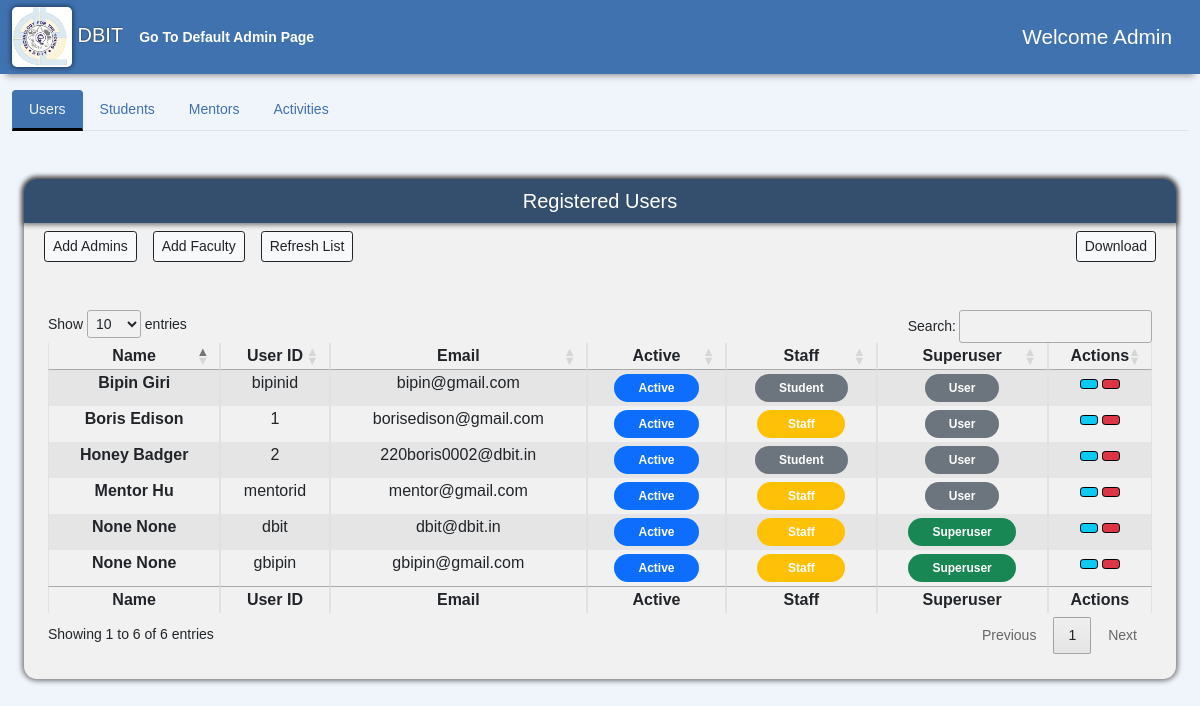
The page /AdminPage/ (signed in) on the database its author committed.
### accounts/models.py (models this page shows, shortened)
class User(AbstractUser):
    usr_id = models.CharField(max_length=50, unique=True)
    username = None
    email = models.EmailField(max_length=255, unique=True)
    created_on = models.DateTimeField(auto_now_add=True)
    is_active = models.BooleanField(default=True)
    is_staff = models.BooleanField(default=False)
    is_superuser = models.BooleanField(default=False)
    first_name = models.CharField(max_length=50, null=True)
    last_name = models.CharField(max_length=50, null=True)
    middle_name = models.CharField(max_length=50, null=True)
    phone = models.CharField(max_length=10, null=True, blank=True)
    profile_img = models.ImageField(
        default='logo.png', null=True, blank=True, upload_to='images/')
    USERNAME_FIELD = 'email'
    REQUIRED_FIELDS = ['usr_id', ]
    objects = CustomUserManager()

### AdminPage/views.py (the view)
# urls.py: path('', views.Adminpage, name= 'admin'),
@login_required(login_url='Login')
def Adminpage(request):
    if request.user.is_superuser:
        users = User.objects.all()
        context = {'users': users}
        return render(request,'AdminPage/admin-user.html',context)
    else:
        return HttpResponse("You are not authorized to view this page")

### Announcement/notification_processors.py (called while the page is built)
def announcements(request):
    allnotifications= Announcement.objects.all()
    return {'notifications':allnotifications}

def announcement_receiver(request):
    allreceivers= AnnouncementReceiver.objects.all()
    return {'receivers':allreceivers}

### AdminPage/templates/AdminPage/admin-user.html (shortened to what this page needs)
{% extends "admin.html" %}
{% load static %}
{% block userTabButton %}
<button class="nav-link active" id="nav-users-tab" data-bs-toggle="tab" data-bs-target="#nav-users" type="button" role="tab" aria-controls="nav-users-tab" aria-selected="true">
    Users
</button>
{% endblock %}
{% block userTabContent %}
<div class="tab-pane fade show active" id="nav-users" role="tabpanel" aria-labelledby="nav-users-tab">
    <div class="container-fluid mb-5">
        <div class="sidebar flex-shrink-0 dashboard-navigation">
            <div class="sidebar-heading d-flex align-items-center justify-content-center">
                <h5>Registered Users</h5>
            </div>
            <div class="container-fluid" style="overflow-x: auto;">
                <div class="d-flex bd-highlight mb-3">
                    <div class="p-2 bd-highlight">
                        <button type="button" onclick="window.location.href = '{% url 'AdminRegister'  %}';" class="btn btn-light meetings-btn ms-auto btn-sm btn-outline-dark" data-bs-toggle="modal" data-bs-target="#staticBackdrop">
                            Add Admins
                        </button>
                    </div>
                    <div class="p-2 bd-highlight">
                        <button type="button" onclick="window.location.href = '{% url 'FacultyRegister'  %}';" class="btn btn-light meetings-btn ms-auto btn-sm btn-outline-dark" data-bs-toggle="modal" data-bs-target="#staticBackdrop">
                            Add Faculty
                        </button>
                    </div>
                    <div class="p-2 bd-highlight">
                        <button type="button" onClick="window.location.reload()" class="btn btn-light  btn-sm btn-outline-dark" type="button" id="dropdownMenuButton1" data-bs-toggle="dropdown" aria-expanded="false">
                            Refresh List
                        </button>
                    </div>
                    <div class="ms-auto p-2 bd-highlight">
                        <button type="button" onclick="window.location.href = '{% url 'Edit'  %}';" class="btn btn-light meetings-btn ms-auto btn-sm btn-outline-dark" data-bs-toggle="modal" data-bs-target="#staticBackdrop">
                            Download
                        </button>
                    </div>
                </div>
            </div>
            <div class="table-div m-4 mt-4 mb-4">
                <table class="table table-striped table-bordered" style="widows: 100%;" id="user-table">
                    <thead>
                        <tr>
                            <th scope="col" class="px-2 py-1 text-center">Name</th>
                            <th scope="col" class="px-2 py-1 text-center">User ID</th>
                            <th scope="col" class="px-2 py-1 text-center">Email</th>
                            <th scope="col" class="px-2 py-1 text-center">Active</th>
                            <th scope="col" class="px-2 py-1 text-center">Staff</th>
                            <th scope="col" class="px-2 py-1 text-center">Superuser</th>
                            <th scope="col" class="px-2 py-1 text-center">Actions</th>
                        </tr>
                    </thead>
                    <tbody>
                        {% for user in users %}
                        <tr>
                            <th scope="row" class="px-2 py-1 text-center">{{user.first_name}} {{ user.last_name}}</th>
                            <td class="px-2 py-1 text-center">{{user.usr_id}}</td>
                            <td class="px-2 py-1 text-center">{{user.email}}</td>
                            <td class="px-2 py-1 text-center">
                                {% if user.is_active %}
                                <span class="badge bg-primary rounded-pill px-4 py-2">Active</span> {% else %}
                                <span class="badge bg-danger rounded-pill px-4 py-2">Inactive</span> {% endif %}
                          </td>
                            <td class="px-2 py-1 text-center">
                                {% if user.is_staff %}
                                <span class="badge bg-warning rounded-pill px-4 py-2">&nbsp Staff &nbsp</span> {% else %}
                                <span class="badge bg-secondary rounded-pill px-4 py-2">Student</span> {% endif %}
                            </td>
                            <td class="px-2 py-1 text-center">
                                {% if user.is_superuser %}
                                <span class="badge bg-success rounded-pill px-4 py-2">Superuser</span> {% else %}
                                <span class="badge bg-secondary rounded-pill px-4 py-2">User</span> {% endif %}
                            </td>
                            <td class="px-2 py-1 text-center" >
                                <button type="button" class="btn btn-info ms-auto btn-sm" style="border-color: black" {% if user.is_superuser %} onClick="window.location.reload()" {% else %} onClick="window.location.href='{% url 'update-user' user.usr_id %}'" {% endif %}>
                                </button>
                                <form action="{% url 'delete-user' user.id %}" class="mb-0" style="display: inline-block" method='POST'>
                                    <button type="submit" class="btn btn-danger ms-auto btn-sm" style="border-color: black" onClick="return confirm('Are you sure Do you want to delete this user/account ?');">
                                    </button>
                                </form>
                            </td>
                        </tr>
                        {% endfor %}
                    </tbody>
                    <tfoot>
                        <tr>
                            <th scope="col" class="px-2 py-1 text-center">Name</th>
                            <th scope="col" class="px-2 py-1 text-center">User ID</th>
                            <th scope="col" class="px-2 py-1 text-center">Email</th>
                            <th scope="col" class="px-2 py-1 text-center">Active</th>
                            <th scope="col" class="px-2 py-1 text-center">Staff</th>
                            <th scope="col" class="px-2 py-1 text-center">Superuser</th>
                            <th scope="col" class="px-2 py-1 text-center">Actions</th>
                        </tr>
                    </tfoot>
                </table>
            </div>
        </div>
    </div>
</div>
{% endblock %}

### MPT/static/css/admin.css (style rules this page uses)
.nav-link { color: var(--navbar-bg); text-decoration: none; transition: color 0.3s ease; }
.nav-tabs .nav-item.show .nav-link, .nav-tabs .nav-link.active { color: var(--body-bg); background-color: var(--navbar-bg); border-color: var(--navbar-bg) var(--navbar-bg) var(--text-body); }
.nav-tabs .nav-link { border-bottom: 3px solid transparent; }
.sidebar-heading { height: 5.5vh; background-color: #344F6D; color: white; border-radius: 13px 13px 0 0; box-shadow: 0 0 5px 2px rgba(0, 0, 0, 0.5); }
.sidebar { background-color: #F1F1F1; border-radius: 13px; box-shadow: 0 0 5px 2px rgba(0, 0, 0, 0.5); margin: 10px 0; margin-top: 5.5vh; padding-bottom: 1px; }
.table-div { overflow-x: auto; }

### MPT/static/css/global.css (style rules this page uses)
:root { --nord-0: #2e3440; --nord-1: #3b4252; --nord-2: #434c5e; --nord-3: #4c566a; --nord-4: #d8dee9; --nord-5: #e5e9f0; --nord-6: #eceff4; --nord-7: #8fbcbb; --nord-8: #88c0d0; --nord-9: #81a1c1; --nord-10: #5e81ac; --nord-11: #bf616a; --nord-12: #d08770; --nord-13: #ebcb8b; --nord-14: #a3be8c; --nord-15: #b48ead; --body-bg: #F0F4FB; --navbar-bg: #3F72AF; --btn-bg: #112D4E; --content-bg: #DBE2EF; --text-component: #FFFFFF; --text-body: #000000; }
body { background-color: var(--body-bg); font-size: .875rem; font-family: Arial, Helvetica, sans-serif; overflow-x: hidden; }
h5 { margin-bottom: 0; }

### rows shown on the page
User: first_name "None", last_name "None", usr_id "dbit", email "dbit@dbit.in", is_active "Active", is_staff "Staff", is_superuser "Superuser"
User: first_name "Boris", last_name "Edison", usr_id "1", email "borisedison@gmail.com", is_active "Active", is_staff "Staff", is_superuser "User"
User: first_name "Honey", last_name "Badger", usr_id "2", email "220boris0002@dbit.in", is_active "Active", is_staff "Student", is_superuser "User"
User: first_name "Bipin", last_name "Giri", usr_id "bipinid", email "bipin@gmail.com", is_active "Active", is_staff "Student", is_superuser "User"
User: first_name "Mentor", last_name "Hu", usr_id "mentorid", email "mentor@gmail.com", is_active "Active", is_staff "Staff", is_superuser "User"
User: first_name "None", last_name "None", usr_id "gbipin", email "gbipin@gmail.com", is_active "Active", is_staff "Staff", is_superuser "Superuser"
